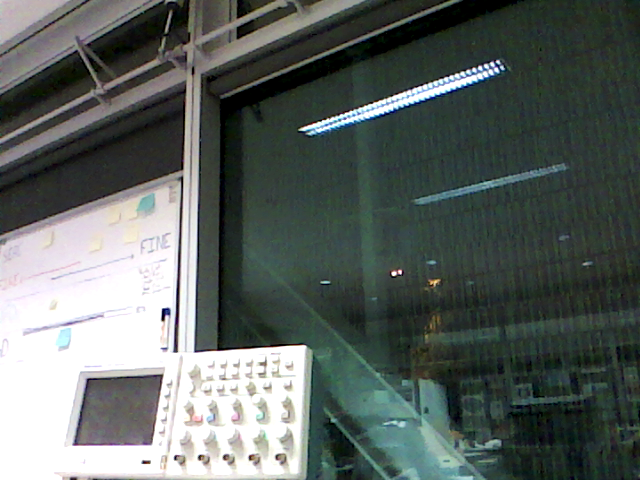
#> input picture lab03/colour/0001.png, 640 x 480 px; its folder holds only this picture in this run
$ python r200_segmentation.py   (older library calls are emulated)
#> lines starting #> are read from the running program, lines starting #| are printed output that depends on the picture
# r200_segmentation.py

import numpy as np
import cv2
import os

color_path = "./colour/"
depth_path = "./depth/"
index = -1

# Load the list of image filenames.
# We are assuming that the depth files have the exact same filename.
color_images = os.listdir(color_path)
color_images.sort()  # Make sure we get all our images in order.

while True:  # Loop over the images until we decide to quit.
    index = (index + 1) % len(color_images)
    filename = color_images[index]

    # Note that if the cv2.IMREAD_ANYDEPTH flag is missing,
    # OpenCV will load the 16-bit depth data as an 8-bit image.
    c = cv2.imread("{}{}".format(color_path, filename))
#> c is the input picture: shape (480, 640, 3); mean B, G, R 96.3, 99.9, 92.2
    d = cv2.imread("{}{}".format(depth_path, filename), cv2.IMREAD_GRAYSCALE | cv2.IMREAD_ANYDEPTH)
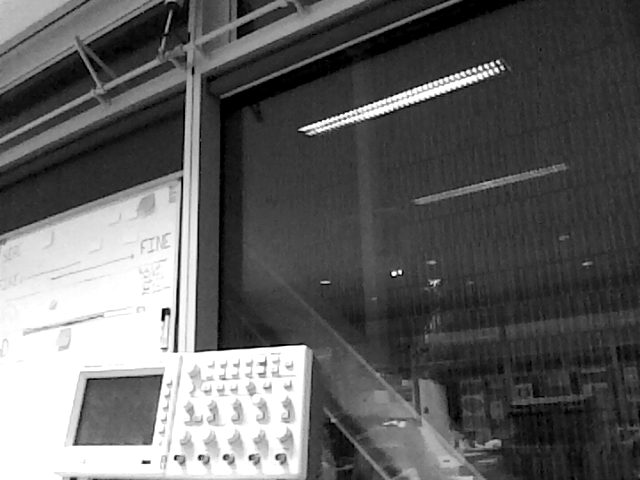
#> d: shape (480, 640); min 0, max 255, mean 96.8
    # Create a new 8-bit colour version of the depth data for drawing on later.
    # This is scaled for visibility (65536 / 3500 ~= 18)
    d_scaled = cv2.cvtColor(d, cv2.COLOR_GRAY2BGR)
    d_scaled = ((d_scaled*18)/(256)).astype('uint8')
#> d_scaled: shape (480, 640, 3); every value is 0

    # Do a simple "in range" threshold to find all objects between 2 and 5 units of distance away.
    # Note that each increment is equal to approximately 256mm. This is because the inRange function
    # only accepts 8-bit integers, so we must scale it down.
    thresh = cv2.inRange((d / 256).astype(np.uint8), 2, 15)
#> thresh: shape (480, 640); every value is 0

    # Perform some morphological operations to help distinguish the features in the image.
    kernel = np.ones((3,3), np.uint8)
    opening = cv2.morphologyEx(thresh, cv2.MORPH_OPEN, kernel, iterations=5)
    closing = cv2.morphologyEx(opening, cv2.MORPH_CLOSE, kernel, iterations=10)

    # Detect the contour in the image.
    _, contours, hierarchy = cv2.findContours(closing, cv2.RETR_EXTERNAL, cv2.CHAIN_APPROX_SIMPLE)
#> contours = []

    # Draw the contour around the detected object.
    cv2.drawContours(c, contours, -1, (0,0,255), 1)
    cv2.drawContours(d_scaled, contours, -1, (0,0,255), 1)
    # Use the moments of the contour to draw a dot at the centroid of the object.
    for contour in contours:
        moments = cv2.moments(contour)
        cX = int(moments["m10"] / moments["m00"])
        cY = int(moments["m01"] / moments["m00"])
        # Draw the centroid on the colour and depth images.
        cv2.circle(c, (cX, cY), 7, (0, 255, 0), -1)
        cv2.circle(d_scaled, (cX, cY), 7, (0, 255, 0), -1)
#> this loop made 0 passes

    cv2.imshow('c', c)
    cv2.imshow('d', d_scaled)

    if cv2.waitKey(30) & 0xFF == ord('q'):
#> (key q is pressed here)
        break

cv2.destroyAllWindows()
